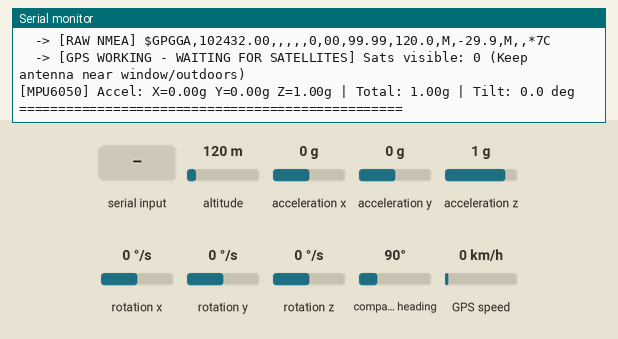
Simulated run of this sketch. Board: ESP32. Shown: the last lines printed to the serial monitor. The test bench sets the inputs (shaded band); at power-on: acceleration z 1 g, altitude 120 m, acceleration x 0 g, acceleration y 0 g, rotation x 0 °/s, rotation y 0 °/s, rotation z 0 °/s, compass heading 90°, GPS speed 0 km/h. The GPS gets a fix after 3 s at 37.7749, -122.4194 with 8 satellites.

Above: at 3.0 s.
3.1 s: acceleration z set to -1.4 g
At 4.7 s:
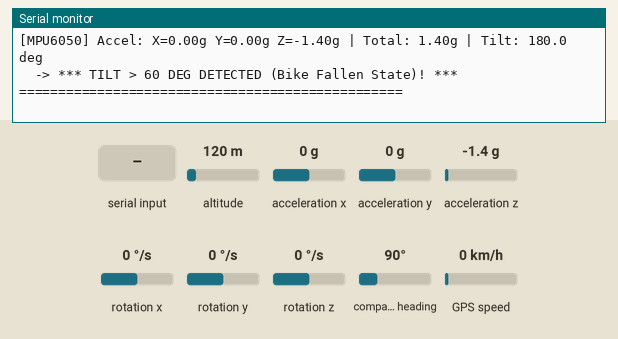
5.3 s: altitude set to 20 m
9.3 s: altitude set to 500 m
11.3 s: "$\n" received over the second serial link
12.8 s: "1\n" received over the second serial link
16.8 s: acceleration x set to -0.2 g
At 17.7 s:
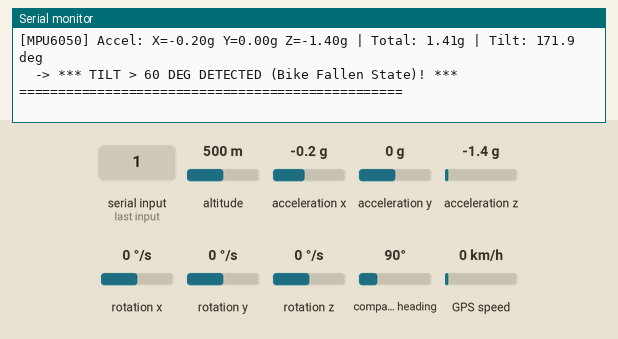
Timing chart, 0 to 19.8 s (numbered marks = the images above; inputs shaded):
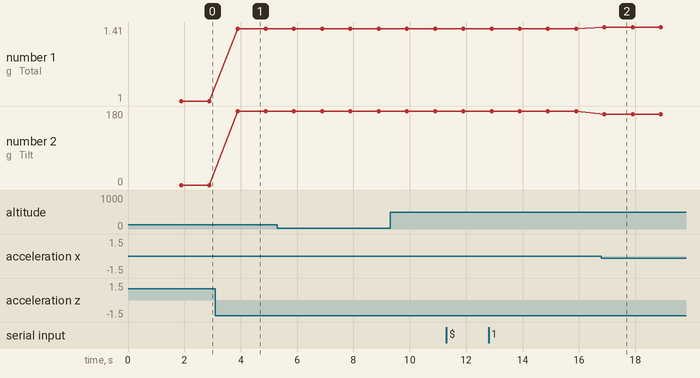

The sketch:

hardware_test.ino
```cpp
/*
 * SAFAR 2.0 — Standalone Hardware Diagnostic Sketch
 * Tests:
 *   1. NEO-6M / NEO-8M GPS on GPIO 16 (RX2) & GPIO 17 (TX2)
 *      - Auto-detects if RX/TX wires are swapped!
 *      - Prints Raw NMEA sentences + Parsed Lat/Lng/Sats/HDOP
 *   2. MPU6050 Accelerometer/Gyroscope on GPIO 21 (SDA) & GPIO 22 (SCL)
 *      - Runs I2C Address Scanner first
 *      - Prints Live G-Force, X/Y/Z Acceleration, Tilt Angle, and Crash Trigger test
 *
 * Required Libraries in Arduino IDE:
 *   - TinyGPSPlus (by Mikal Hart)
 *   - MPU6050_light (by rfetick)
 */

#include <Arduino.h>
#include <Wire.h>
#include <TinyGPSPlus.h>
#include <MPU6050_light.h>
#include <math.h>

// ---------------- PIN DEFINITIONS ----------------
#define GPS_RX_PIN  16   // Connect to GPS TX
#define GPS_TX_PIN  17   // Connect to GPS RX
#define I2C_SDA_PIN 21   // Connect to MPU6050 SDA
#define I2C_SCL_PIN 22   // Connect to MPU6050 SCL

HardwareSerial gpsSerial(1);
TinyGPSPlus gps;
MPU6050 mpu(Wire);

bool mpuConnected = false;
float refAx = 0, refAy = 0, refAz = 1.0f;

// Diagnostic state for GPS
bool pinsSwapped = false;
uint32_t currentBaud = 9600;
uint32_t lastReportMs = 0;
uint32_t lastSwapCheckMs = 0;
uint32_t lastCharsCount = 0;
String lastNmeaLine = "";
String currentNmeaBuf = "";

// ---------------- I2C SCANNER ----------------
void scanI2CBus() {
  Serial.println("\n==========================================");
  Serial.println("[I2C SCANNER] Scanning GPIO 21 (SDA) / GPIO 22 (SCL)...");
  int found = 0;
  for (uint8_t addr = 1; addr < 127; addr++) {
    Wire.beginTransmission(addr);
    uint8_t err = Wire.endTransmission();
    if (err == 0) {
      Serial.printf("  -> Found I2C device at 0x%02X", addr);
      if (addr == 0x68 || addr == 0x69) Serial.print(" (MPU6050!)");
      Serial.println();
      found++;
    }
  }
  if (found == 0) {
    Serial.println("  [ERROR] No I2C devices found! Check MPU6050 VCC, GND, SDA(21), SCL(22).");
  }
  Serial.println("==========================================");
}

// ---------------- MPU6050 INIT ----------------
void initMPU() {
  byte status = mpu.begin();
  if (status == 0) {
    mpuConnected = true;
    Serial.println("[MPU6050] Connected OK! Keep board still for 1 sec calibration...");
    mpu.calcOffsets(true, true);
    mpu.update();
    refAx = mpu.getAccX();
    refAy = mpu.getAccY();
    refAz = mpu.getAccZ();
    float norm = sqrtf(refAx*refAx + refAy*refAy + refAz*refAz);
    if (norm > 0.1f) { refAx /= norm; refAy /= norm; refAz /= norm; }
    Serial.printf("[MPU6050] Calibrated Gravity Ref: X=%.2f Y=%.2f Z=%.2f\n", refAx, refAy, refAz);
  } else {
    mpuConnected = false;
    Serial.printf("[MPU6050] Initialization FAILED (status=%d). Check wiring!\n", status);
  }
}

void setup() {
  Serial.begin(115200);
  delay(800);

  Serial.println("\n\n##################################################");
  Serial.println("#   SAFAR 2.0 — GPS + MPU6050 HARDWARE TESTER    #");
  Serial.println("##################################################");

  // 1. Start I2C & Test MPU6050
  Wire.begin(I2C_SDA_PIN, I2C_SCL_PIN);
  scanI2CBus();
  initMPU();

  // 2. Start GPS UART
  Serial.printf("\n[GPS] Starting UART1 on RX=%d (connect to GPS TX), TX=%d (connect to GPS RX) @ %lu baud\n",
                GPS_RX_PIN, GPS_TX_PIN, currentBaud);
  gpsSerial.begin(currentBaud, SERIAL_8N1, GPS_RX_PIN, GPS_TX_PIN);
  lastSwapCheckMs = millis();
}

void loop() {
  // 1. Read all incoming bytes from GPS
  while (gpsSerial.available() > 0) {
    char c = (char)gpsSerial.read();
    gps.encode(c);

    // Capture one raw NMEA line for visual confirmation
    if (c == '\n') {
      currentNmeaBuf.trim();
      if (currentNmeaBuf.startsWith("$")) {
        lastNmeaLine = currentNmeaBuf;
      }
      currentNmeaBuf = "";
    } else if (currentNmeaBuf.length() < 100) {
      currentNmeaBuf += c;
    }
  }

  // 2. Update MPU6050
  if (mpuConnected) {
    mpu.update();
  }

  // 3. Auto-check if GPS chars == 0 for 6 seconds (Tests swapped RX/TX wires automatically!)
  uint32_t now = millis();
  if (now - lastSwapCheckMs >= 6000) {
    lastSwapCheckMs = now;
    uint32_t totalChars = gps.charsProcessed();
    if (totalChars == lastCharsCount) {
      // Zero new bytes received in the last 6 seconds! Try flipping RX/TX pins to help diagnose
      pinsSwapped = !pinsSwapped;
      int rxPin = pinsSwapped ? GPS_TX_PIN : GPS_RX_PIN;
      int txPin = pinsSwapped ? GPS_RX_PIN : GPS_TX_PIN;
      gpsSerial.end();
      gpsSerial.begin(currentBaud, SERIAL_8N1, rxPin, txPin);
      Serial.println("\n--------------------------------------------------");
      Serial.printf("[GPS AUTO-DIAGNOSTIC] 0 bytes received! Testing with RX=%d, TX=%d @ %lu baud...\n",
                    rxPin, txPin, currentBaud);
      Serial.println("--------------------------------------------------");
    }
    lastCharsCount = totalChars;
  }

  // 4. Print complete report every 1000 ms
  if (now - lastReportMs >= 1000) {
    lastReportMs = now;

    Serial.println("\n================ HARDWARE REPORT ================");

    // --- GPS SECTION ---
    uint32_t chars = gps.charsProcessed();
    Serial.printf("[GPS UART] Chars Received: %lu | Checksum Pass: %lu | PinMode: %s\n",
                  chars,
                  gps.passedChecksum(),
                  pinsSwapped ? "SWAPPED (RX=17, TX=16) -> SWAP YOUR WIRES!" : "NORMAL (RX=16, TX=17)");

    if (chars == 0) {
      Serial.println("  -> [STATUS] NO SERIAL DATA FROM GPS! Check:");
      Serial.println("     1. Is GPS VCC connected to 5V (VIN) or 3V3 and GND to GND?");
      Serial.println("     2. Is GPS TX connected to ESP32 GPIO 16?");
    } else {
      Serial.printf("  -> [RAW NMEA] %s\n", lastNmeaLine.length() > 0 ? lastNmeaLine.c_str() : "(waiting for newline...)");
      if (gps.location.isValid()) {
        Serial.printf("  -> [GPS FIX OK!] Lat: %.6f | Lng: %.6f | Speed: %.1f km/h | Sats: %u | HDOP: %.1f\n",
                      gps.location.lat(),
                      gps.location.lng(),
                      gps.speed.kmph(),
                      gps.satellites.value(),
                      gps.hdop.hdop());
      } else {
        Serial.printf("  -> [GPS WORKING - WAITING FOR SATELLITES] Sats visible: %u (Keep antenna near window/outdoors)\n",
                      gps.satellites.value());
      }
    }

    // --- MPU6050 SECTION ---
    if (mpuConnected) {
      float ax = mpu.getAccX();
      float ay = mpu.getAccY();
      float az = mpu.getAccZ();
      float totalG = sqrtf(ax*ax + ay*ay + az*az);

      // Compute tilt angle from calibrated upright reference
      float tiltDeg = 0.0f;
      if (totalG > 0.1f) {
        float dot = (ax*refAx + ay*refAy + az*refAz) / totalG;
        if (dot > 1.0f) dot = 1.0f;
        if (dot < -1.0f) dot = -1.0f;
        tiltDeg = acosf(dot) * (180.0f / M_PI);
      }

      Serial.printf("[MPU6050] Accel: X=%.2fg Y=%.2fg Z=%.2fg | Total: %.2fg | Tilt: %.1f deg\n",
                    ax, ay, az, totalG, tiltDeg);

      if (totalG > 2.5f) {
        Serial.println("  -> *** IMPACT / SHAKE DETECTED! ***");
      }
      if (tiltDeg > 60.0f) {
        Serial.println("  -> *** TILT > 60 DEG DETECTED (Bike Fallen State)! ***");
      }
    } else {
      Serial.println("[MPU6050] NOT CONNECTED! Check SDA -> GPIO 21, SCL -> GPIO 22.");
    }
    Serial.println("=================================================");
  }
}
```

Measured:
- after the input at 3.1 s, the serial monitor: prints a new line after 0.79 s (image 1)
- after the input at 16.8 s, the serial monitor: prints a new line after 0.11 s (image 2)
- plotted number 1: 1 → 1.4 after the input at 3.1 s, 1.4 → 1.41 after the input at 16.8 s
- plotted number 2: 0 → 180 after the input at 3.1 s, 180 → 171.9 after the input at 16.8 s
